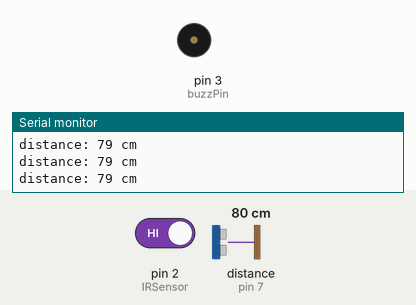
This sketch was run on a simulated Arduino Uno, built with avr-gcc and run on an emulated ATmega328P. Parts: buzzer (waves = sounding, pin HIGH), the last lines printed to the serial monitor. Wiring (inferred from the names in the program): ultrasonic range finder: trigger pin 6; echo pin 7. Inputs (shaded band) come from the test bench; at power-on: distance to the obstacle (sensor on pin 7) 80 cm, pin 2 (IRSensor) HIGH. The echo pulse lasts 58.3 µs per cm; pins used as bus, display or sensor lines are not drawn.

Above: at 1.2 s.
1.3 s: distance to the obstacle (sensor on pin 7) set to 55 cm
4.3 s: distance to the obstacle (sensor on pin 7) set to 46 cm
At 4.46 s:
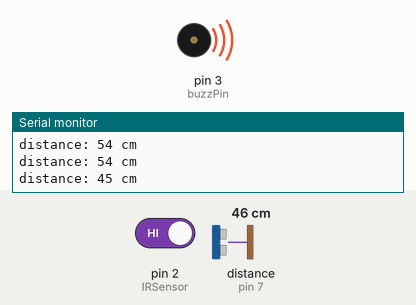
7.3 s: distance to the obstacle (sensor on pin 7) set to 60 cm
At 8.0 s:
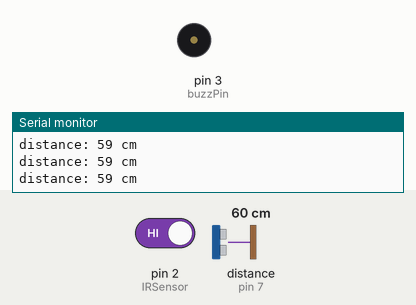
8.8 s: distance to the obstacle (sensor on pin 7) set to 9 cm
At 9.01 s:
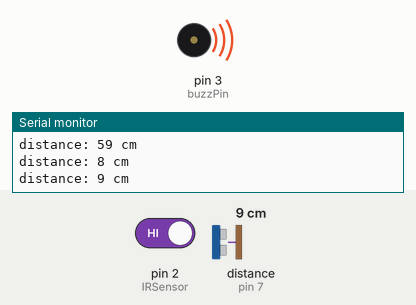
Timing chart, 0 to 12.8 s (numbered marks = the images above; inputs shaded):
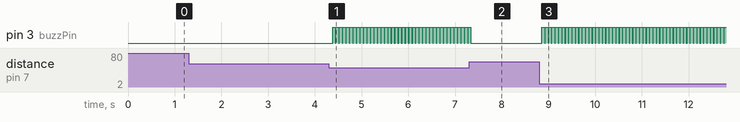

Measured:
- the behaviour switches between 52 and 51 cm on distance to the obstacle (sensor on pin 7) (found by bisection; images 0 and 1)
- after the input at 4.3 s, pin 3 (buzzPin): alternates HIGH for 0.06 s and LOW for 0.01 s, starting after 0.08 s
- after the input at 7.3 s, pin 3 (buzzPin): goes on until 7.3 s, then stays LOW
- after the input at 8.8 s, pin 3 (buzzPin): alternates HIGH for 0.06 s and LOW for 0.01 s, starting after 0.06 s

The sketch:

ir_ul_buz_combined.ino
```cpp
int const trigPin = 6;
int const echoPin = 7;
int const buzzPin = 3;
int IRSensor = 2;
int distance;

void setup() {

  pinMode(trigPin, OUTPUT); // trig pin will have pulses output
  pinMode(echoPin, INPUT); // echo pin should be input to get pulse width

  pinMode (IRSensor, INPUT); //IR sensor pin INPUT
  pinMode(buzzPin,OUTPUT);

  Serial.begin (9600);

}

void loop() {

  int duration, distance;

  digitalWrite(trigPin, HIGH);
  delay(1);
  digitalWrite(trigPin, LOW);
  // Measure the pulse input in echo pin
  duration = pulseIn(echoPin, HIGH);
  // Distance is half the duration devided by 29.1 (from datasheet)
  distance = (duration/2) / 29.1;

    if (distance <= 50 && distance >= 0) {

      digitalWrite(buzzPin, HIGH);

    } else {

      digitalWrite(buzzPin, LOW);
    }

    delay(60);
    Serial.print("distance: ");
  Serial.print(distance);
  Serial.println(" cm");


  distance=digitalRead(IRSensor);
  if ((distance)== LOW)
  {
    digitalWrite(buzzPin,HIGH);

    delay(10);
  }
  else
  {

    digitalWrite(buzzPin,LOW);
    delay(10);
  }
}
```
